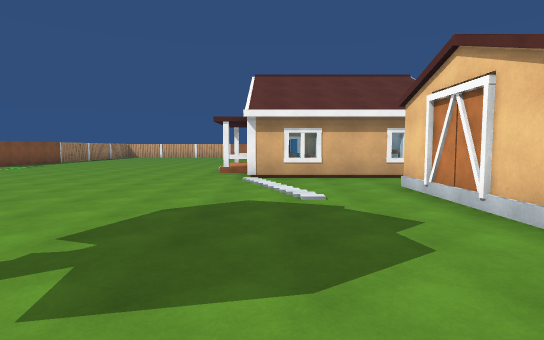
View 1 (above)

24 first-person views from a walk through a 3-D level made in the Unity game engine. The camera is 1.5 m above the floor, tilts 4° down and sees 80° across. The floor is counted in squares, 2 m on a side. Each view is taken from the middle of a square. On the plan, view 1 faces up. The plan holds only what a view shows up to about 11 squares ahead; the rest is blank. The player is left out.

View 2
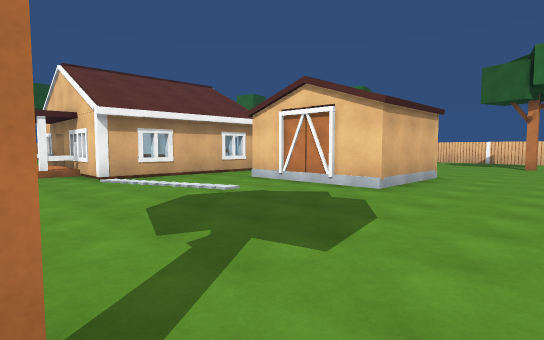

View 3
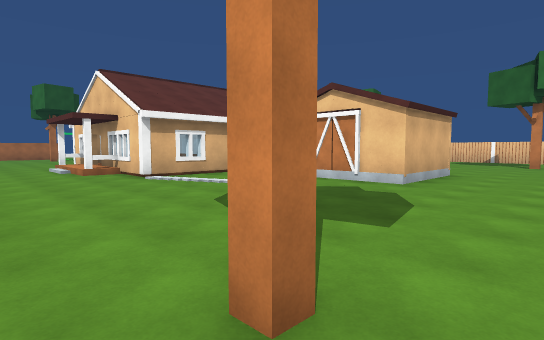

View 4
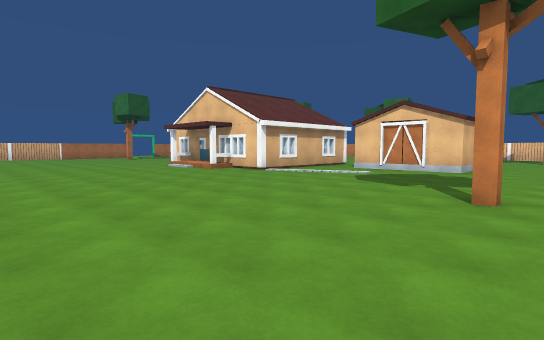

View 5
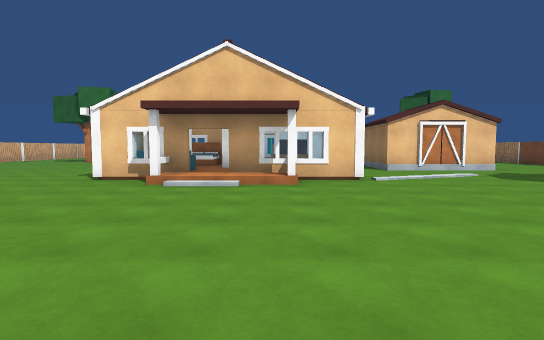

View 6
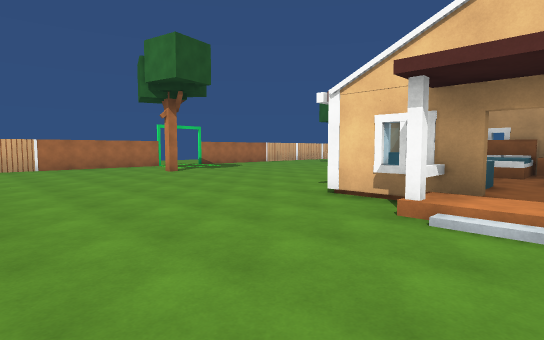

View 7
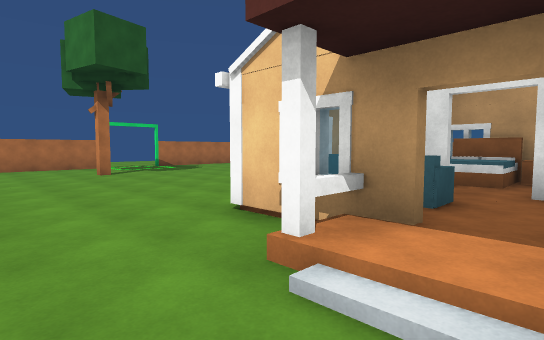

View 8
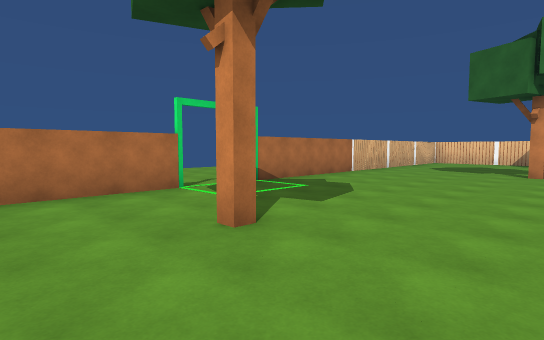

View 9
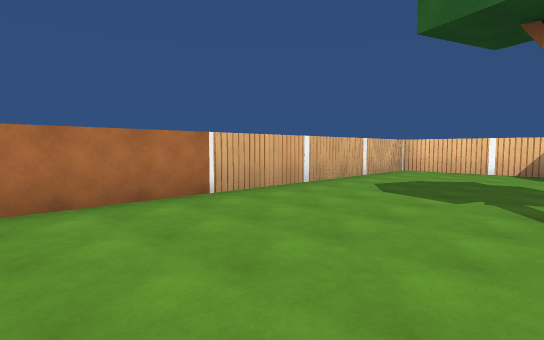

View 10
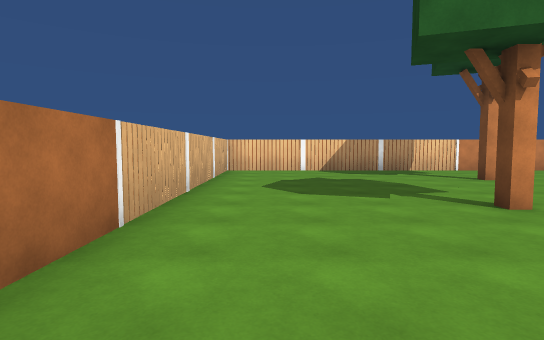

View 11
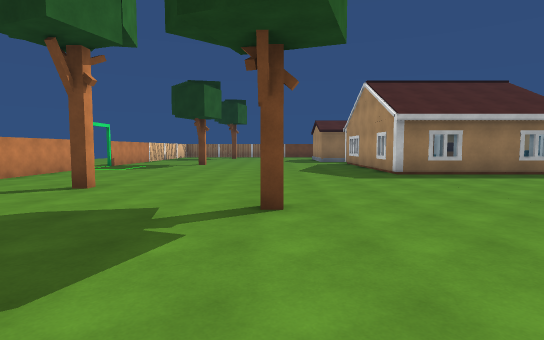

View 12
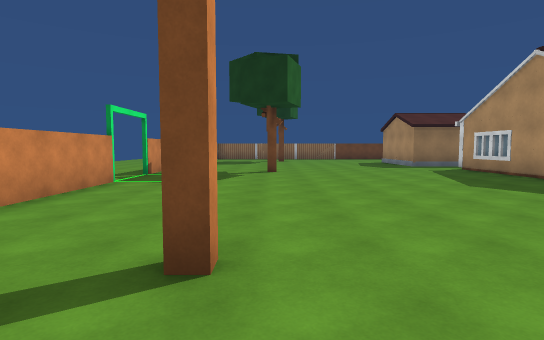

View 13
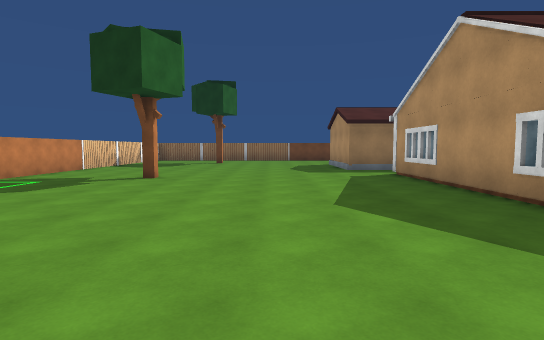

View 14
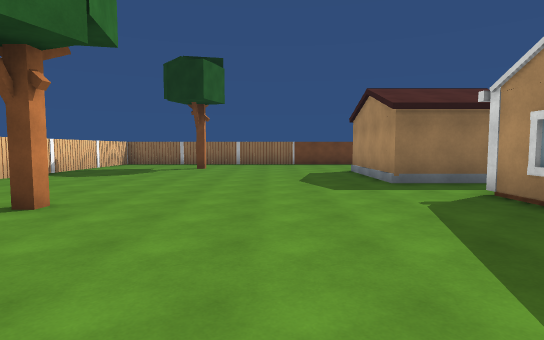

View 15
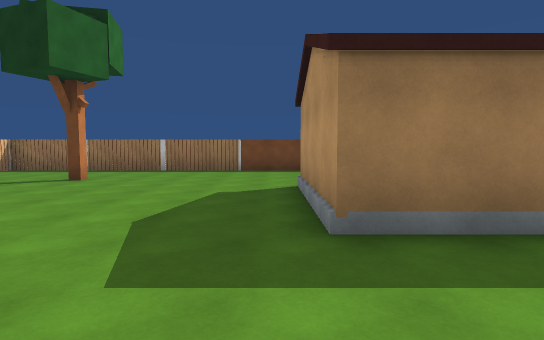

View 16
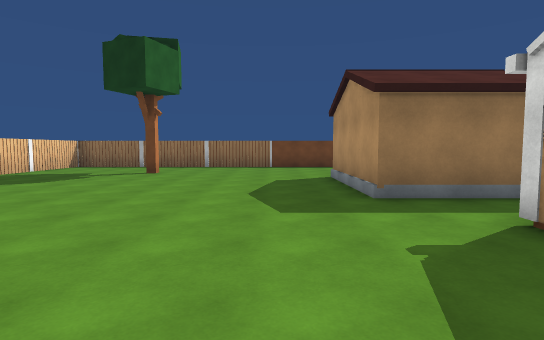

View 17
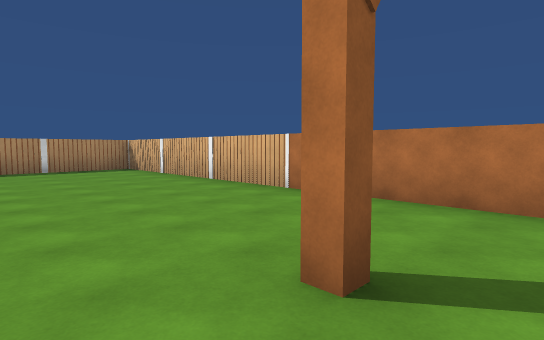

View 18
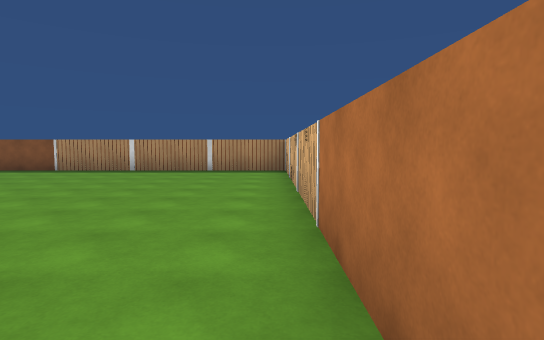

View 19
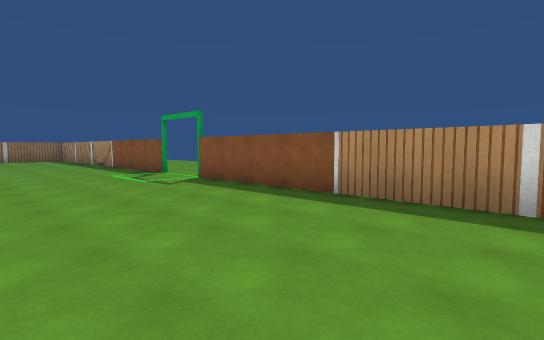

View 20
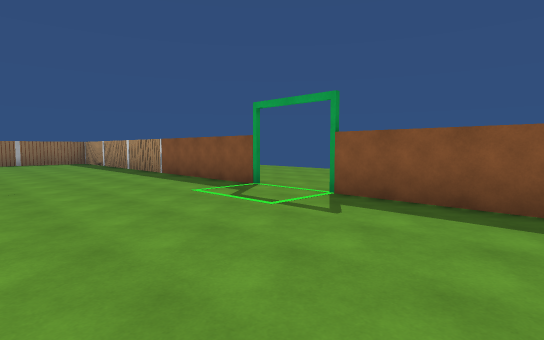

View 21
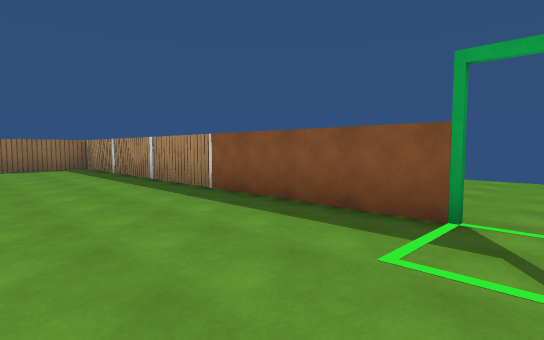

View 22
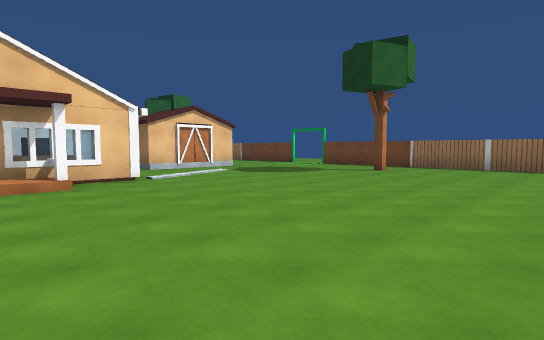

View 23
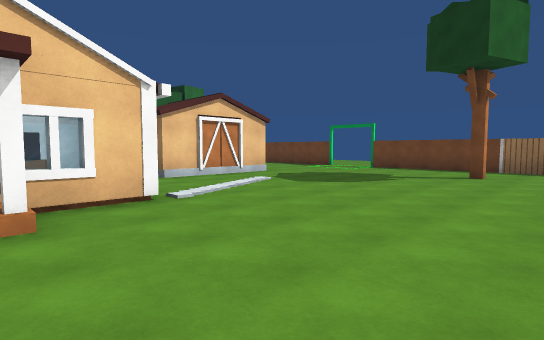

View 24
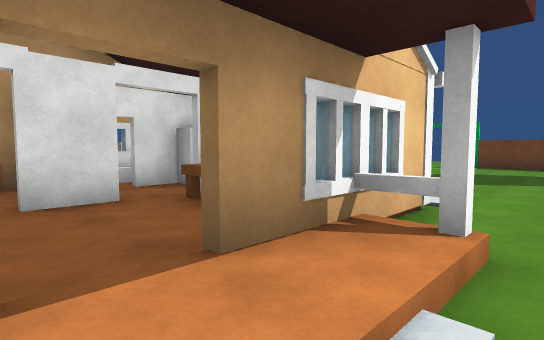

### Floor plan
Points are (right, up) in squares from view 1. A wall is a line through its corners. A room is listed if a view was taken in it or the views show most of it. See-through windows are left out.
Room 1 (views 1, 2, 3, 4, 5, 6, 7, 8, 9, 10, 11, 12, 13, 14, 15, 16, 17, 18, 19, 20, 21, 22, 23, 24)
walls: (0.5, 14.1) (3.6, 14.1); (-0.4, 12.3) (-1.1, 12.3); (-0.6, 11.9) (-0.6, 14.1); (4.6, 8.6) (4.6, 7.9); (4.1, 7.9) (-0.6, 7.9) (-0.6, 11); (-0.5, 9.5) (-1.1, 9.5); (-1.1, 9.6) (-0.4, 9.6); (14.4, 12.5) (14.4, 23.4) (3, 23.4); (0.6, 23.4) (-10.4, 23.4) (-10.4, 12.5); (-10.4, 10.1) (-10.4, -1.1); (5, -1.4) (14.4, -1.4) (14.4, 10); (-10.2, -1.4) (0.2, -1.4)
ways out: gap at (0, 11.5) to room 2; gap at (2, 12) to room 2; opening at (-10, 11.5); opening at (1.5, 24); opening at (15, 11.5)
objects: other object (-3, 1); other object (0, 21); other object (3, 3) to (5, 6); other object (3, 8); other object (4, 10); other object (4, 12); other object (4, 13) to (4, 14); other object (8, 19); other object (10, 1) to (11, 2); other object (11, 9); other object (12, 17)
Room 2 (no view inside)
walls: (1.9, 10.5) (1.9, 11.6); (-0.4, 13) (-0.4, 12.3); (1.9, 8.1) (1.9, 9.6); (2, 13.9) (1, 13.9)
ways out: gap at (0, 11.5) to room 1; gap at (2, 12) to room 1
objects: other object (1, 9) to (1, 10)

Positions as (right, up) in squares from view 1, and headings:
1: (0, 0), facing up
2: (-3, 0), facing up-right
3: (-4, 0), facing up-right
4: (-8, 0), facing up-right
5: (-8, 10), facing right
6: (-5, 11), facing up-right
7: (-3, 11), facing up-right
8: (-2, 18), facing up-right
9: (4, 19), facing up-right
10: (4, 22), facing right
11: (8, 23), facing down
12: (11, 19), facing down
13: (8, 17), facing down
14: (8, 13), facing down
15: (6, 9), facing down
16: (7, 11), facing down
17: (1, 19), facing up-left
18: (0, 23), facing left
19: (-6, 19), facing down-left
20: (-6, 15), facing down-left
21: (-7, 11), facing down-left
22: (-8, 11), facing down-right
23: (-5, 10), facing down-right
24: (-2, 12), facing down-right
